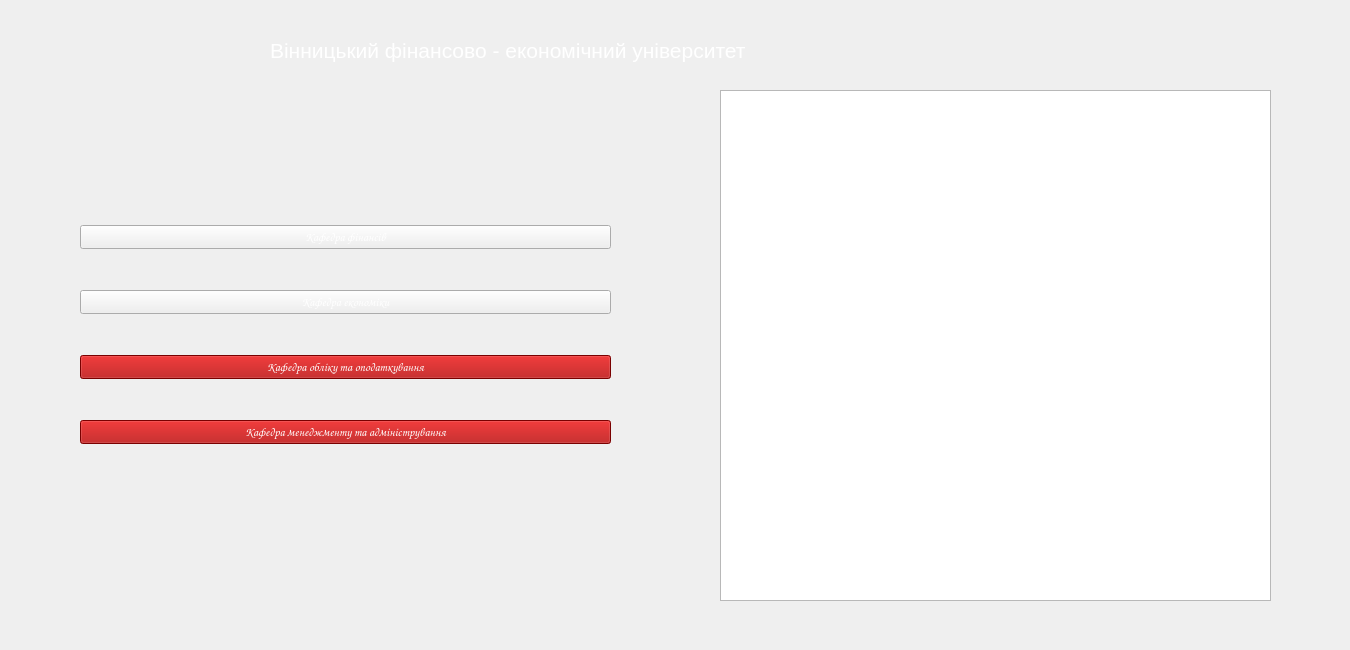
<?xml version="1.0" encoding="UTF-8"?>
<ui version="4.0">
 <class>MainWindow</class>
 <widget class="QMainWindow" name="MainWindow">
  <property name="geometry">
   <rect>
    <x>0</x>
    <y>0</y>
    <width>1350</width>
    <height>650</height>
   </rect>
  </property>
  <property name="sizePolicy">
   <sizepolicy hsizetype="Minimum" vsizetype="Maximum">
    <horstretch>0</horstretch>
    <verstretch>0</verstretch>
   </sizepolicy>
  </property>
  <property name="minimumSize">
   <size>
    <width>1350</width>
    <height>650</height>
   </size>
  </property>
  <property name="maximumSize">
   <size>
    <width>1350</width>
    <height>650</height>
   </size>
  </property>
  <property name="windowTitle">
   <string>MainWindow</string>
  </property>
  <property name="styleSheet">
   <string notr="true"/>
  </property>
  <widget class="QWidget" name="centralwidget">
   <widget class="QLabel" name="label">
    <property name="geometry">
     <rect>
      <x>270</x>
      <y>20</y>
      <width>871</width>
      <height>61</height>
     </rect>
    </property>
    <property name="palette">
     <palette>
      <active>
       <colorrole role="WindowText">
        <brush brushstyle="SolidPattern">
         <color alpha="255">
          <red>255</red>
          <green>255</green>
          <blue>255</blue>
         </color>
        </brush>
       </colorrole>
       <colorrole role="Button">
        <brush brushstyle="SolidPattern">
         <color alpha="255">
          <red>113</red>
          <green>0</green>
          <blue>0</blue>
         </color>
        </brush>
       </colorrole>
       <colorrole role="Light">
        <brush brushstyle="SolidPattern">
         <color alpha="255">
          <red>170</red>
          <green>0</green>
          <blue>0</blue>
         </color>
        </brush>
       </colorrole>
       <colorrole role="Midlight">
        <brush brushstyle="SolidPattern">
         <color alpha="255">
          <red>141</red>
          <green>0</green>
          <blue>0</blue>
         </color>
        </brush>
       </colorrole>
       <colorrole role="Dark">
        <brush brushstyle="SolidPattern">
         <color alpha="255">
          <red>56</red>
          <green>0</green>
          <blue>0</blue>
         </color>
        </brush>
       </colorrole>
       <colorrole role="Mid">
        <brush brushstyle="SolidPattern">
         <color alpha="255">
          <red>75</red>
          <green>0</green>
          <blue>0</blue>
         </color>
        </brush>
       </colorrole>
       <colorrole role="Text">
        <brush brushstyle="SolidPattern">
         <color alpha="255">
          <red>255</red>
          <green>255</green>
          <blue>255</blue>
         </color>
        </brush>
       </colorrole>
       <colorrole role="BrightText">
        <brush brushstyle="SolidPattern">
         <color alpha="255">
          <red>255</red>
          <green>255</green>
          <blue>255</blue>
         </color>
        </brush>
       </colorrole>
       <colorrole role="ButtonText">
        <brush brushstyle="SolidPattern">
         <color alpha="255">
          <red>255</red>
          <green>255</green>
          <blue>255</blue>
         </color>
        </brush>
       </colorrole>
       <colorrole role="Base">
        <brush brushstyle="SolidPattern">
         <color alpha="255">
          <red>0</red>
          <green>0</green>
          <blue>0</blue>
         </color>
        </brush>
       </colorrole>
       <colorrole role="Window">
        <brush brushstyle="SolidPattern">
         <color alpha="255">
          <red>113</red>
          <green>0</green>
          <blue>0</blue>
         </color>
        </brush>
       </colorrole>
       <colorrole role="Shadow">
        <brush brushstyle="SolidPattern">
         <color alpha="255">
          <red>0</red>
          <green>0</green>
          <blue>0</blue>
         </color>
        </brush>
       </colorrole>
       <colorrole role="AlternateBase">
        <brush brushstyle="SolidPattern">
         <color alpha="255">
          <red>56</red>
          <green>0</green>
          <blue>0</blue>
         </color>
        </brush>
       </colorrole>
       <colorrole role="ToolTipBase">
        <brush brushstyle="SolidPattern">
         <color alpha="255">
          <red>255</red>
          <green>255</green>
          <blue>220</blue>
         </color>
        </brush>
       </colorrole>
       <colorrole role="ToolTipText">
        <brush brushstyle="SolidPattern">
         <color alpha="255">
          <red>0</red>
          <green>0</green>
          <blue>0</blue>
         </color>
        </brush>
       </colorrole>
      </active>
      <inactive>
       <colorrole role="WindowText">
        <brush brushstyle="SolidPattern">
         <color alpha="255">
          <red>255</red>
          <green>255</green>
          <blue>255</blue>
         </color>
        </brush>
       </colorrole>
       <colorrole role="Button">
        <brush brushstyle="SolidPattern">
         <color alpha="255">
          <red>113</red>
          <green>0</green>
          <blue>0</blue>
         </color>
        </brush>
       </colorrole>
       <colorrole role="Light">
        <brush brushstyle="SolidPattern">
         <color alpha="255">
          <red>170</red>
          <green>0</green>
          <blue>0</blue>
         </color>
        </brush>
       </colorrole>
       <colorrole role="Midlight">
        <brush brushstyle="SolidPattern">
         <color alpha="255">
          <red>141</red>
          <green>0</green>
          <blue>0</blue>
         </color>
        </brush>
       </colorrole>
       <colorrole role="Dark">
        <brush brushstyle="SolidPattern">
         <color alpha="255">
          <red>56</red>
          <green>0</green>
          <blue>0</blue>
         </color>
        </brush>
       </colorrole>
       <colorrole role="Mid">
        <brush brushstyle="SolidPattern">
         <color alpha="255">
          <red>75</red>
          <green>0</green>
          <blue>0</blue>
         </color>
        </brush>
       </colorrole>
       <colorrole role="Text">
        <brush brushstyle="SolidPattern">
         <color alpha="255">
          <red>255</red>
          <green>255</green>
          <blue>255</blue>
         </color>
        </brush>
       </colorrole>
       <colorrole role="BrightText">
        <brush brushstyle="SolidPattern">
         <color alpha="255">
          <red>255</red>
          <green>255</green>
          <blue>255</blue>
         </color>
        </brush>
       </colorrole>
       <colorrole role="ButtonText">
        <brush brushstyle="SolidPattern">
         <color alpha="255">
          <red>255</red>
          <green>255</green>
          <blue>255</blue>
         </color>
        </brush>
       </colorrole>
       <colorrole role="Base">
        <brush brushstyle="SolidPattern">
         <color alpha="255">
          <red>0</red>
          <green>0</green>
          <blue>0</blue>
         </color>
        </brush>
       </colorrole>
       <colorrole role="Window">
        <brush brushstyle="SolidPattern">
         <color alpha="255">
          <red>113</red>
          <green>0</green>
          <blue>0</blue>
         </color>
        </brush>
       </colorrole>
       <colorrole role="Shadow">
        <brush brushstyle="SolidPattern">
         <color alpha="255">
          <red>0</red>
          <green>0</green>
          <blue>0</blue>
         </color>
        </brush>
       </colorrole>
       <colorrole role="AlternateBase">
        <brush brushstyle="SolidPattern">
         <color alpha="255">
          <red>56</red>
          <green>0</green>
          <blue>0</blue>
         </color>
        </brush>
       </colorrole>
       <colorrole role="ToolTipBase">
        <brush brushstyle="SolidPattern">
         <color alpha="255">
          <red>255</red>
          <green>255</green>
          <blue>220</blue>
         </color>
        </brush>
       </colorrole>
       <colorrole role="ToolTipText">
        <brush brushstyle="SolidPattern">
         <color alpha="255">
          <red>0</red>
          <green>0</green>
          <blue>0</blue>
         </color>
        </brush>
       </colorrole>
      </inactive>
      <disabled>
       <colorrole role="WindowText">
        <brush brushstyle="SolidPattern">
         <color alpha="255">
          <red>255</red>
          <green>255</green>
          <blue>255</blue>
         </color>
        </brush>
       </colorrole>
       <colorrole role="Button">
        <brush brushstyle="SolidPattern">
         <color alpha="255">
          <red>113</red>
          <green>0</green>
          <blue>0</blue>
         </color>
        </brush>
       </colorrole>
       <colorrole role="Light">
        <brush brushstyle="SolidPattern">
         <color alpha="255">
          <red>170</red>
          <green>0</green>
          <blue>0</blue>
         </color>
        </brush>
       </colorrole>
       <colorrole role="Midlight">
        <brush brushstyle="SolidPattern">
         <color alpha="255">
          <red>141</red>
          <green>0</green>
          <blue>0</blue>
         </color>
        </brush>
       </colorrole>
       <colorrole role="Dark">
        <brush brushstyle="SolidPattern">
         <color alpha="255">
          <red>56</red>
          <green>0</green>
          <blue>0</blue>
         </color>
        </brush>
       </colorrole>
       <colorrole role="Mid">
        <brush brushstyle="SolidPattern">
         <color alpha="255">
          <red>75</red>
          <green>0</green>
          <blue>0</blue>
         </color>
        </brush>
       </colorrole>
       <colorrole role="Text">
        <brush brushstyle="SolidPattern">
         <color alpha="255">
          <red>255</red>
          <green>255</green>
          <blue>255</blue>
         </color>
        </brush>
       </colorrole>
       <colorrole role="BrightText">
        <brush brushstyle="SolidPattern">
         <color alpha="255">
          <red>255</red>
          <green>255</green>
          <blue>255</blue>
         </color>
        </brush>
       </colorrole>
       <colorrole role="ButtonText">
        <brush brushstyle="SolidPattern">
         <color alpha="255">
          <red>255</red>
          <green>255</green>
          <blue>255</blue>
         </color>
        </brush>
       </colorrole>
       <colorrole role="Base">
        <brush brushstyle="SolidPattern">
         <color alpha="255">
          <red>113</red>
          <green>0</green>
          <blue>0</blue>
         </color>
        </brush>
       </colorrole>
       <colorrole role="Window">
        <brush brushstyle="SolidPattern">
         <color alpha="255">
          <red>113</red>
          <green>0</green>
          <blue>0</blue>
         </color>
        </brush>
       </colorrole>
       <colorrole role="Shadow">
        <brush brushstyle="SolidPattern">
         <color alpha="255">
          <red>0</red>
          <green>0</green>
          <blue>0</blue>
         </color>
        </brush>
       </colorrole>
       <colorrole role="AlternateBase">
        <brush brushstyle="SolidPattern">
         <color alpha="255">
          <red>113</red>
          <green>0</green>
          <blue>0</blue>
         </color>
        </brush>
       </colorrole>
       <colorrole role="ToolTipBase">
        <brush brushstyle="SolidPattern">
         <color alpha="255">
          <red>255</red>
          <green>255</green>
          <blue>220</blue>
         </color>
        </brush>
       </colorrole>
       <colorrole role="ToolTipText">
        <brush brushstyle="SolidPattern">
         <color alpha="255">
          <red>0</red>
          <green>0</green>
          <blue>0</blue>
         </color>
        </brush>
       </colorrole>
      </disabled>
     </palette>
    </property>
    <property name="font">
     <font>
      <family>Microsoft Sans Serif</family>
      <pointsize>16</pointsize>
      <weight>50</weight>
      <italic>false</italic>
      <bold>false</bold>
      <underline>false</underline>
      <strikeout>false</strikeout>
     </font>
    </property>
    <property name="styleSheet">
     <string notr="true">color: rgb(255, 255, 255);</string>
    </property>
    <property name="text">
     <string>Вінницький фінансово - економічний університет</string>
    </property>
   </widget>
   <widget class="QPlainTextEdit" name="plainTextEdit">
    <property name="geometry">
     <rect>
      <x>720</x>
      <y>90</y>
      <width>551</width>
      <height>511</height>
     </rect>
    </property>
    <property name="styleSheet">
     <string notr="true">color: rgb(255, 255, 255);</string>
    </property>
    <property name="readOnly">
     <bool>true</bool>
    </property>
   </widget>
   <widget class="QWidget" name="layoutWidget">
    <property name="geometry">
     <rect>
      <x>80</x>
      <y>190</y>
      <width>531</width>
      <height>291</height>
     </rect>
    </property>
    <layout class="QVBoxLayout" name="verticalLayout">
     <item>
      <widget class="QPushButton" name="pushButton">
       <property name="sizePolicy">
        <sizepolicy hsizetype="Minimum" vsizetype="Fixed">
         <horstretch>0</horstretch>
         <verstretch>0</verstretch>
        </sizepolicy>
       </property>
       <property name="font">
        <font>
         <family>Comic Sans MS</family>
         <weight>75</weight>
         <italic>false</italic>
         <bold>true</bold>
         <underline>false</underline>
         <strikeout>false</strikeout>
        </font>
       </property>
       <property name="statusTip">
        <string>\VFEU\1.txt</string>
       </property>
       <property name="styleSheet">
        <string notr="true">color: rgb(255, 255, 255);</string>
       </property>
       <property name="text">
        <string>Кафедра фінансів</string>
       </property>
      </widget>
     </item>
     <item>
      <widget class="QPushButton" name="pushButton_2">
       <property name="font">
        <font>
         <family>Comic Sans MS</family>
         <weight>75</weight>
         <italic>false</italic>
         <bold>true</bold>
         <underline>false</underline>
         <strikeout>false</strikeout>
        </font>
       </property>
       <property name="statusTip">
        <string>\VFEU\2.txt</string>
       </property>
       <property name="styleSheet">
        <string notr="true">color: rgb(255, 255, 255);</string>
       </property>
       <property name="text">
        <string>Кафедра економіки</string>
       </property>
      </widget>
     </item>
     <item>
      <widget class="QPushButton" name="pushButton_3">
       <property name="palette">
        <palette>
         <active>
          <colorrole role="WindowText">
           <brush brushstyle="SolidPattern">
            <color alpha="255">
             <red>255</red>
             <green>255</green>
             <blue>255</blue>
            </color>
           </brush>
          </colorrole>
          <colorrole role="Button">
           <brush brushstyle="SolidPattern">
            <color alpha="255">
             <red>170</red>
             <green>0</green>
             <blue>0</blue>
            </color>
           </brush>
          </colorrole>
          <colorrole role="Text">
           <brush brushstyle="SolidPattern">
            <color alpha="255">
             <red>255</red>
             <green>255</green>
             <blue>255</blue>
            </color>
           </brush>
          </colorrole>
          <colorrole role="ButtonText">
           <brush brushstyle="SolidPattern">
            <color alpha="255">
             <red>255</red>
             <green>255</green>
             <blue>255</blue>
            </color>
           </brush>
          </colorrole>
          <colorrole role="Base">
           <brush brushstyle="SolidPattern">
            <color alpha="255">
             <red>170</red>
             <green>0</green>
             <blue>0</blue>
            </color>
           </brush>
          </colorrole>
          <colorrole role="Window">
           <brush brushstyle="SolidPattern">
            <color alpha="255">
             <red>170</red>
             <green>0</green>
             <blue>0</blue>
            </color>
           </brush>
          </colorrole>
         </active>
         <inactive>
          <colorrole role="WindowText">
           <brush brushstyle="SolidPattern">
            <color alpha="255">
             <red>255</red>
             <green>255</green>
             <blue>255</blue>
            </color>
           </brush>
          </colorrole>
          <colorrole role="Button">
           <brush brushstyle="SolidPattern">
            <color alpha="255">
             <red>170</red>
             <green>0</green>
             <blue>0</blue>
            </color>
           </brush>
          </colorrole>
          <colorrole role="Text">
           <brush brushstyle="SolidPattern">
            <color alpha="255">
             <red>255</red>
             <green>255</green>
             <blue>255</blue>
            </color>
           </brush>
          </colorrole>
          <colorrole role="ButtonText">
           <brush brushstyle="SolidPattern">
            <color alpha="255">
             <red>255</red>
             <green>255</green>
             <blue>255</blue>
            </color>
           </brush>
          </colorrole>
          <colorrole role="Base">
           <brush brushstyle="SolidPattern">
            <color alpha="255">
             <red>170</red>
             <green>0</green>
             <blue>0</blue>
            </color>
           </brush>
          </colorrole>
          <colorrole role="Window">
           <brush brushstyle="SolidPattern">
            <color alpha="255">
             <red>170</red>
             <green>0</green>
             <blue>0</blue>
            </color>
           </brush>
          </colorrole>
         </inactive>
         <disabled>
          <colorrole role="WindowText">
           <brush brushstyle="SolidPattern">
            <color alpha="255">
             <red>255</red>
             <green>255</green>
             <blue>255</blue>
            </color>
           </brush>
          </colorrole>
          <colorrole role="Button">
           <brush brushstyle="SolidPattern">
            <color alpha="255">
             <red>170</red>
             <green>0</green>
             <blue>0</blue>
            </color>
           </brush>
          </colorrole>
          <colorrole role="Text">
           <brush brushstyle="SolidPattern">
            <color alpha="255">
             <red>255</red>
             <green>255</green>
             <blue>255</blue>
            </color>
           </brush>
          </colorrole>
          <colorrole role="ButtonText">
           <brush brushstyle="SolidPattern">
            <color alpha="255">
             <red>255</red>
             <green>255</green>
             <blue>255</blue>
            </color>
           </brush>
          </colorrole>
          <colorrole role="Base">
           <brush brushstyle="SolidPattern">
            <color alpha="255">
             <red>170</red>
             <green>0</green>
             <blue>0</blue>
            </color>
           </brush>
          </colorrole>
          <colorrole role="Window">
           <brush brushstyle="SolidPattern">
            <color alpha="255">
             <red>170</red>
             <green>0</green>
             <blue>0</blue>
            </color>
           </brush>
          </colorrole>
         </disabled>
        </palette>
       </property>
       <property name="font">
        <font>
         <family>Comic Sans MS</family>
         <weight>75</weight>
         <italic>false</italic>
         <bold>true</bold>
         <underline>false</underline>
         <strikeout>false</strikeout>
        </font>
       </property>
       <property name="statusTip">
        <string>\VFEU\3.txt</string>
       </property>
       <property name="styleSheet">
        <string notr="true">color: rgb(255, 255, 255);</string>
       </property>
       <property name="text">
        <string>Кафедра обліку та оподаткування</string>
       </property>
      </widget>
     </item>
     <item>
      <widget class="QPushButton" name="pushButton_4">
       <property name="palette">
        <palette>
         <active>
          <colorrole role="WindowText">
           <brush brushstyle="SolidPattern">
            <color alpha="255">
             <red>255</red>
             <green>255</green>
             <blue>255</blue>
            </color>
           </brush>
          </colorrole>
          <colorrole role="Button">
           <brush brushstyle="SolidPattern">
            <color alpha="255">
             <red>170</red>
             <green>0</green>
             <blue>0</blue>
            </color>
           </brush>
          </colorrole>
          <colorrole role="Text">
           <brush brushstyle="SolidPattern">
            <color alpha="255">
             <red>255</red>
             <green>255</green>
             <blue>255</blue>
            </color>
           </brush>
          </colorrole>
          <colorrole role="ButtonText">
           <brush brushstyle="SolidPattern">
            <color alpha="255">
             <red>255</red>
             <green>255</green>
             <blue>255</blue>
            </color>
           </brush>
          </colorrole>
          <colorrole role="Base">
           <brush brushstyle="SolidPattern">
            <color alpha="255">
             <red>170</red>
             <green>0</green>
             <blue>0</blue>
            </color>
           </brush>
          </colorrole>
          <colorrole role="Window">
           <brush brushstyle="SolidPattern">
            <color alpha="255">
             <red>170</red>
             <green>0</green>
             <blue>0</blue>
            </color>
           </brush>
          </colorrole>
         </active>
         <inactive>
          <colorrole role="WindowText">
           <brush brushstyle="SolidPattern">
            <color alpha="255">
             <red>255</red>
             <green>255</green>
             <blue>255</blue>
            </color>
           </brush>
          </colorrole>
          <colorrole role="Button">
           <brush brushstyle="SolidPattern">
            <color alpha="255">
             <red>170</red>
             <green>0</green>
             <blue>0</blue>
            </color>
           </brush>
          </colorrole>
          <colorrole role="Text">
           <brush brushstyle="SolidPattern">
            <color alpha="255">
             <red>255</red>
             <green>255</green>
             <blue>255</blue>
            </color>
           </brush>
          </colorrole>
          <colorrole role="ButtonText">
           <brush brushstyle="SolidPattern">
            <color alpha="255">
             <red>255</red>
             <green>255</green>
             <blue>255</blue>
            </color>
           </brush>
          </colorrole>
          <colorrole role="Base">
           <brush brushstyle="SolidPattern">
            <color alpha="255">
             <red>170</red>
             <green>0</green>
             <blue>0</blue>
            </color>
           </brush>
          </colorrole>
          <colorrole role="Window">
           <brush brushstyle="SolidPattern">
            <color alpha="255">
             <red>170</red>
             <green>0</green>
             <blue>0</blue>
            </color>
           </brush>
          </colorrole>
         </inactive>
         <disabled>
          <colorrole role="WindowText">
           <brush brushstyle="SolidPattern">
            <color alpha="255">
             <red>255</red>
             <green>255</green>
             <blue>255</blue>
            </color>
           </brush>
          </colorrole>
          <colorrole role="Button">
           <brush brushstyle="SolidPattern">
            <color alpha="255">
             <red>170</red>
             <green>0</green>
             <blue>0</blue>
            </color>
           </brush>
          </colorrole>
          <colorrole role="Text">
           <brush brushstyle="SolidPattern">
            <color alpha="255">
             <red>255</red>
             <green>255</green>
             <blue>255</blue>
            </color>
           </brush>
          </colorrole>
          <colorrole role="ButtonText">
           <brush brushstyle="SolidPattern">
            <color alpha="255">
             <red>255</red>
             <green>255</green>
             <blue>255</blue>
            </color>
           </brush>
          </colorrole>
          <colorrole role="Base">
           <brush brushstyle="SolidPattern">
            <color alpha="255">
             <red>170</red>
             <green>0</green>
             <blue>0</blue>
            </color>
           </brush>
          </colorrole>
          <colorrole role="Window">
           <brush brushstyle="SolidPattern">
            <color alpha="255">
             <red>170</red>
             <green>0</green>
             <blue>0</blue>
            </color>
           </brush>
          </colorrole>
         </disabled>
        </palette>
       </property>
       <property name="font">
        <font>
         <family>Comic Sans MS</family>
         <weight>75</weight>
         <italic>false</italic>
         <bold>true</bold>
         <underline>false</underline>
         <strikeout>false</strikeout>
        </font>
       </property>
       <property name="statusTip">
        <string>\VFEU\4.txt</string>
       </property>
       <property name="styleSheet">
        <string notr="true">color: rgb(255, 255, 255);</string>
       </property>
       <property name="text">
        <string>Кафедра менеджменту та адміністрування</string>
       </property>
      </widget>
     </item>
    </layout>
   </widget>
  </widget>
 </widget>
 <resources/>
 <connections/>
</ui>
